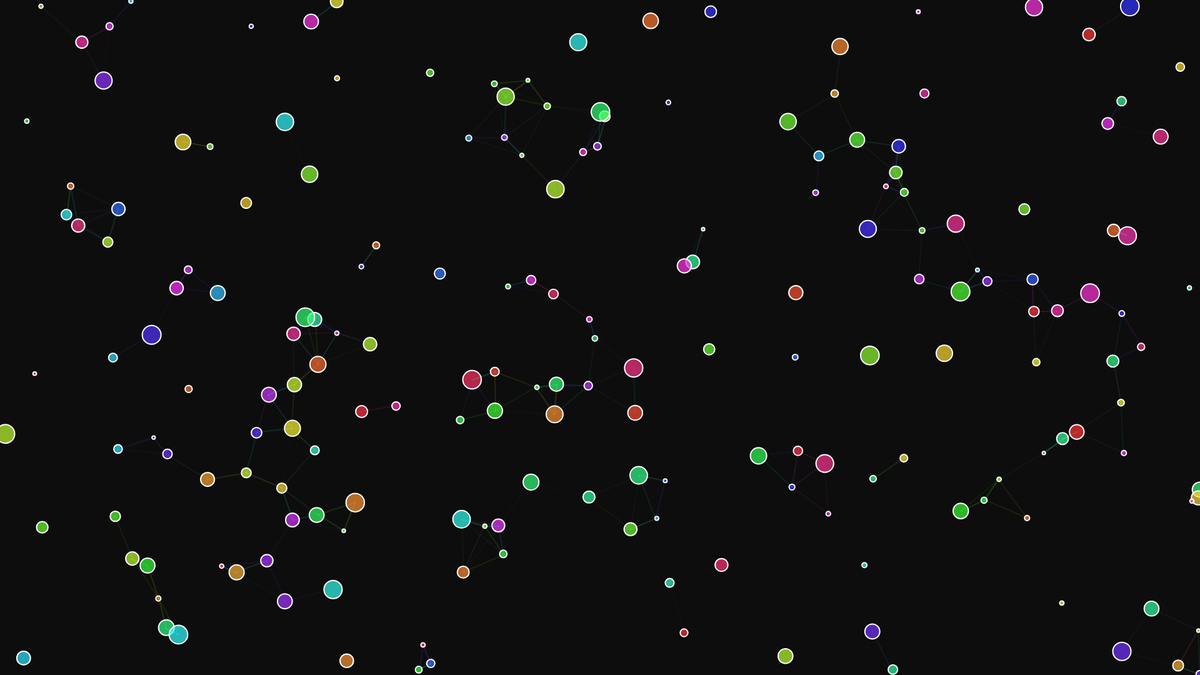
Frame 1 (no input)
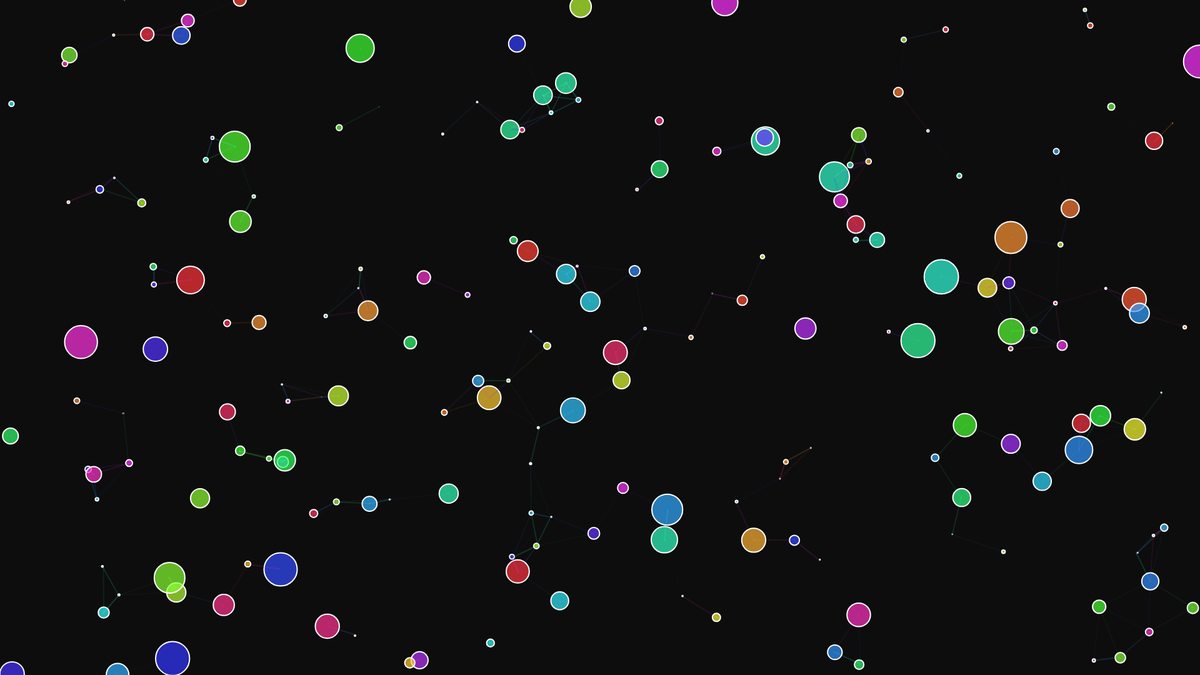
Frame 60 (no input)
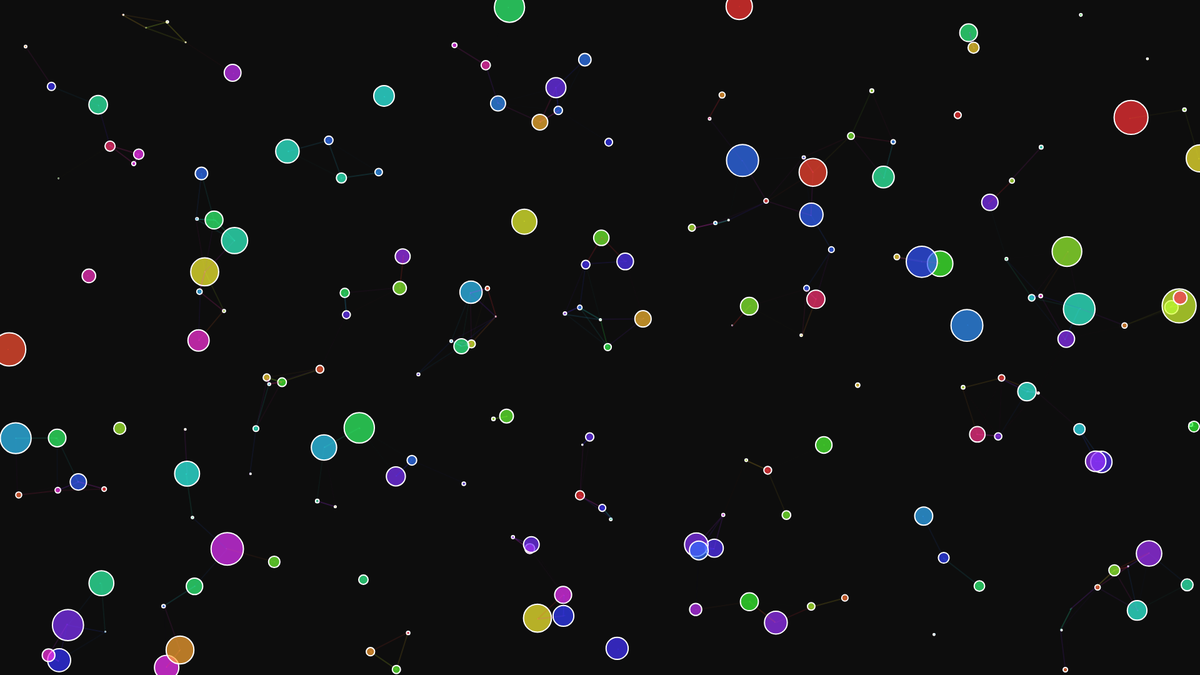
Frame 120 (the mouse pressed at the canvas centre since frame 60)

The p5.js sketch that drew these frames (run headless with seeded random() and noise() and a simulated clock; from frame 60 on, the mouse is pressed at the canvas centre):

// p5.js sketch
// ── sketch.js
let particles = [];
let centerX, centerY;
let radius = 45, rotAngle = -90;
let accelX = 0.0, accelY = 0.0;
let deltaX = 0.0, deltaY = 0.0;
let springing = 0.0009, damping = 0.98;
let counterx = 0, countery = 0;
let nextxArr = [200, 80, 160, 340];
let nextyArr = [640, -164, 140, 150];
let nodes = 5;
let nodeStartX = [], nodeStartY = [], nodeX = [], nodeY = [], angle = [], frequency = [];
let organicConstant = 1.0;


// Chatgpt was used to help me combine the two algorithms together.
// I also used it to help me get the dots to grow big and small simultaneously.


class Particle {
 constructor() {
   this.x = random(0, width);
   this.y = random(0, height);
   this.baseR = random(5, 30);
   this.r = this.baseR;
   this.xSpeed = random(-2, 2);
   this.ySpeed = random(-1, 1.5);
   this.hue = random(360);
   this.sizeOscillationSpeed = random(0.01, 0.02);
   this.sizeOscillationOffset = random(0, TWO_PI);
 }


 createParticle() {
   noFill();
   stroke(255);
   strokeWeight(2);
   colorMode(HSB, 360, 100, 100, 1);
   fill(this.hue % 360, 80, 100, 0.7);
   circle(this.x, this.y, this.r);
 }


 moveParticle() {
   if (this.x < 0 || this.x > width) this.xSpeed *= -1;
   if (this.y < 0 || this.y > height) this.ySpeed *= -1;
   this.x += this.xSpeed;
   this.y += this.ySpeed;
   this.hue += 1;
   this.r = this.baseR + sin(this.sizeOscillationSpeed * frameCount + this.sizeOscillationOffset) * 25;
 }


 joinParticles(particles) {
   colorMode(HSB, 360, 100, 100, 1);
   particles.forEach(element => {
     let dis = dist(this.x, this.y, element.x, element.y);
     if (dis < 100) {
       stroke((this.hue + element.hue) / 2 % 360, 80, 100, map(dis, 0, 100, 0.3, 0));
       line(this.x, this.y, element.x, element.y);
     }
   });
 }
}


function setup() {
 createCanvas(1920, 1080);
 colorMode(HSB, 360, 100, 100, 1);
 frameRate(30);


 for (let i = 0; i < width / 10; i++) {
   particles.push(new Particle());
 }


 counterx = nextxArr[0];
 countery = nextyArr[0];
 centerX = width / 2;
 centerY = height / 2;


 for (let i = 0; i < nodes; i++) {
   nodeStartX[i] = 0;
   nodeStartY[i] = 0;
   nodeX[i] = 0;
   nodeY[i] = 0;
   angle[i] = 0;
   frequency[i] = random(5, 12);
 }
}


function draw() {
 background(0, 0, 5);


 for (let i = 0; i < particles.length; i++) {
   particles[i].createParticle();
   particles[i].moveParticle();
   particles[i].joinParticles(particles.slice(i));
 }


 updateShapeTarget();
 drawShape();
 moveShape();
}


function updateShapeTarget() {
 if (frameCount < 160) {
   counterx = nextxArr[1];
   countery = nextyArr[1];
 } else if (frameCount < 450) {
   counterx = nextxArr[2];
   countery = nextyArr[2];
 } else {
   counterx = nextxArr[3];
   countery = nextyArr[3];
 }
}


function drawShape() {
 for (let i = 0; i < nodes; i++) {
   nodeStartX[i] = centerX + cos(radians(rotAngle)) * radius;
   nodeStartY[i] = centerY + sin(radians(rotAngle)) * radius;
   rotAngle += 360.0 / nodes;
 }


 curveTightness(organicConstant);
 fill(frameCount % 360, 255 - (frameCount % 360), 100);
 beginShape();
 for (let i = 0; i < nodes; i++) {
   curveVertex(nodeX[i], nodeY[i]);
 }
 for (let i = 0; i < nodes - 1; i++) {
   curveVertex(nodeX[i], nodeY[i]);
 }
 endShape(CLOSE);
}


function moveShape() {
 deltaX = counterx - centerX;
 deltaY = countery - centerY;
 deltaX *= springing;
 deltaY *= springing;
 accelX += deltaX;
 accelY += deltaY;
 centerX += accelX;
 centerY += accelY;
 accelX *= damping;
 accelY *= damping;
 organicConstant = 1 - ((abs(accelX) + abs(accelY)) * 0.1);


 for (let i = 0; i < nodes; i++) {
   nodeX[i] = nodeStartX[i] + sin(radians(angle[i])) * (accelX * 2);
   nodeY[i] = nodeStartY[i] + sin(radians(angle[i])) * (accelY * 2);
   angle[i] += frequency[i];
 }
}
